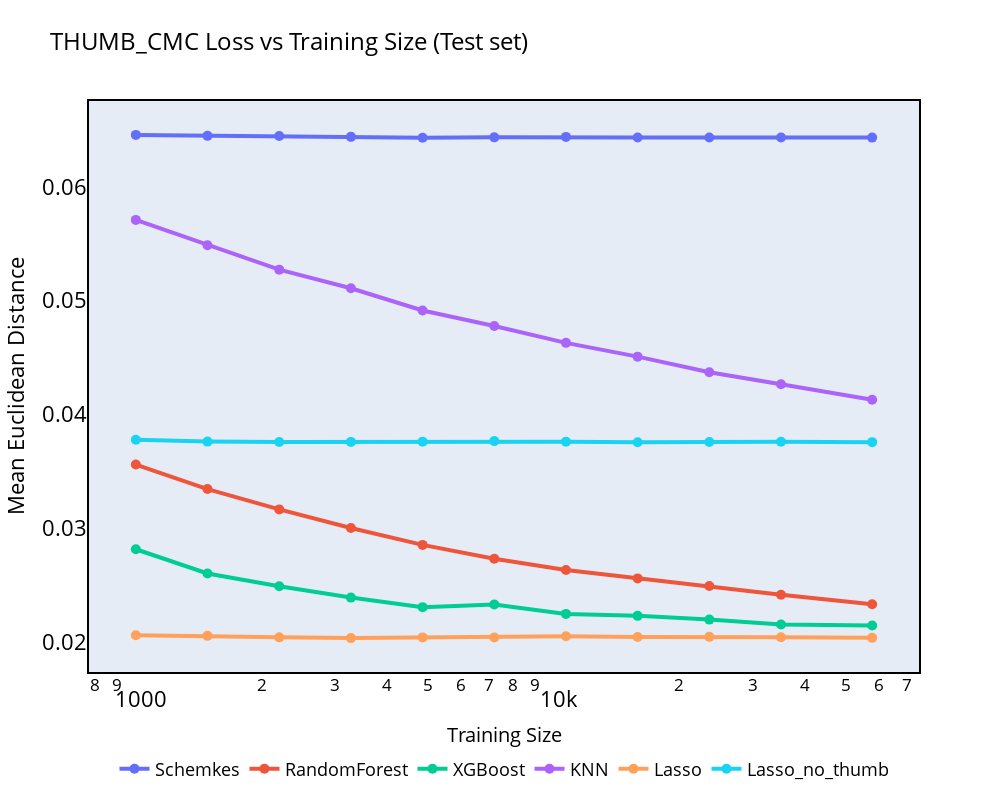

The notebook cell saved with this chart:
### Code cell
# PLOT USING PLOTLY GRAPH OBJECTS
import plotly.graph_objects as go

# PLOT ONLY TEST ERROR
fig = go.Figure()
for model, model_data in data_random.items():
    fig.add_trace(
        go.Scatter(
            x=x_values,
            y=model_data["Test_Error"],
            mode="lines+markers",
            name=model,
            line=dict(width=4),
            marker=dict(size=10)
        )
    )

fig.update_layout(
    title="THUMB_CMC Loss vs Training Size (Test set)",
    width=1000,
    height=800,
    xaxis_title="Training Size",
    yaxis_title="Mean Euclidean Distance",
    xaxis_type="log",
)
# Draw rectangle as border
fig.add_shape(
    dict(
        type="rect",
        xref="paper",
        yref="paper",
        x0=0,
        y0=0,
        x1=1,
        y1=1,
        line=dict(color="black", width=2),
    )
)
# Remove gridlines
fig.update_xaxes(showgrid=False)
fig.update_yaxes(showgrid=False)

# Make title font bigger
fig.update_layout(title_font_size=24)

# Make text color black
fig.update_layout(font=dict(color="black"))

# Set font to times new roman
# fig.update_layout(font=dict(family="Times New Roman"))
# Increase font of y and x axis
fig.update_xaxes(tickfont=dict(size=22))
fig.update_yaxes(tickfont=dict(size=22))
# Increase font of xaxis_title
fig.update_xaxes(title_font=dict(size=20))
# Increase font of yaxis_title
fig.update_yaxes(title_font=dict(size=22))
# Make legend bottom
fig.update_layout(
    legend=dict(
        orientation="h",  # Horizontal orientation
        yanchor="bottom",  # Anchor to the bottom of the legend
        y=-0.2,  # Adjust y position to move it slightly below the plot
        xanchor="center",  # Anchor to the center of the legend
        x=0.5  # Position the legend in the middle of the x-axis
    )
)
# Incraese legend font
fig.update_layout(legend=dict(font=dict(size=18)))
fig.show()
# Save to plots/REAL/THUMB_CMC_Loss_vs_Training_Size.png

### Figure 1 — Plotly figure (JSON) as saved in the notebook; plotly's stock layout.template omitted (floating-point values rounded to 4 significant figures)
{"data": [{"line": {"width": 4}, "marker": {"size": 10}, "mode": "lines+markers", "name": "Schemkes", "type": "scatter", "x": [1000, 1484, 2204, 3271, 4856, 7208, 10700, 15883, 23578, 35000, 57837], "y": [0.06456, 0.06448, 0.06446, 0.06439, 0.06432, 0.06435, 0.06439, 0.06434, 0.06433, 0.06433, 0.06433]}, {"line": {"width": 4}, "marker": {"size": 10}, "mode": "lines+markers", "name": "RandomForest", "type": "scatter", "x": [1000, 1484, 2204, 3271, 4856, 7208, 10700, 15883, 23578, 35000, 57837], "y": [0.03561, 0.03346, 0.03167, 0.03003, 0.02856, 0.02734, 0.02636, 0.02561, 0.02494, 0.02418, 0.02334]}, {"line": {"width": 4}, "marker": {"size": 10}, "mode": "lines+markers", "name": "XGBoost", "type": "scatter", "x": [1000, 1484, 2204, 3271, 4856, 7208, 10700, 15883, 23578, 35000, 57837], "y": [0.02817, 0.02605, 0.02492, 0.02393, 0.02309, 0.02332, 0.02249, 0.02233, 0.02199, 0.02156, 0.02147]}, {"line": {"width": 4}, "marker": {"size": 10}, "mode": "lines+markers", "name": "KNN", "type": "scatter", "x": [1000, 1484, 2204, 3271, 4856, 7208, 10700, 15883, 23578, 35000, 57837], "y": [0.0571, 0.05487, 0.05273, 0.0511, 0.04914, 0.04778, 0.0463, 0.04509, 0.04371, 0.04267, 0.0413]}, {"line": {"width": 4}, "marker": {"size": 10}, "mode": "lines+markers", "name": "Lasso", "type": "scatter", "x": [1000, 1484, 2204, 3271, 4856, 7208, 10700, 15883, 23578, 35000, 57837], "y": [0.02062, 0.02057, 0.02044, 0.02037, 0.02043, 0.02042, 0.02053, 0.02047, 0.02048, 0.02045, 0.02039]}, {"line": {"width": 4}, "marker": {"size": 10}, "mode": "lines+markers", "name": "Lasso_no_thumb", "type": "scatter", "x": [1000, 1484, 2204, 3271, 4856, 7208, 10700, 15883, 23578, 35000, 57837], "y": [0.03779, 0.03763, 0.03759, 0.0376, 0.03762, 0.03767, 0.03761, 0.03757, 0.0376, 0.03761, 0.03758]}], "layout": {"font": {"color": "black"}, "height": 800, "legend": {"font": {"size": 18}, "orientation": "h", "x": 0.5, "xanchor": "center", "y": -0.2, "yanchor": "bottom"}, "shapes": [{"line": {"color": "black", "width": 2}, "type": "rect", "x0": 0, "x1": 1, "xref": "paper", "y0": 0, "y1": 1, "yref": "paper"}], "title": {"font": {"size": 24}, "text": "THUMB_CMC Loss vs Training Size (Test set)"}, "width": 1000, "xaxis": {"showgrid": false, "tickfont": {"size": 22}, "title": {"font": {"size": 20}, "text": "Training Size"}, "type": "log"}, "yaxis": {"showgrid": false, "tickfont": {"size": 22}, "title": {"font": {"size": 22}, "text": "Mean Euclidean Distance"}}}}
